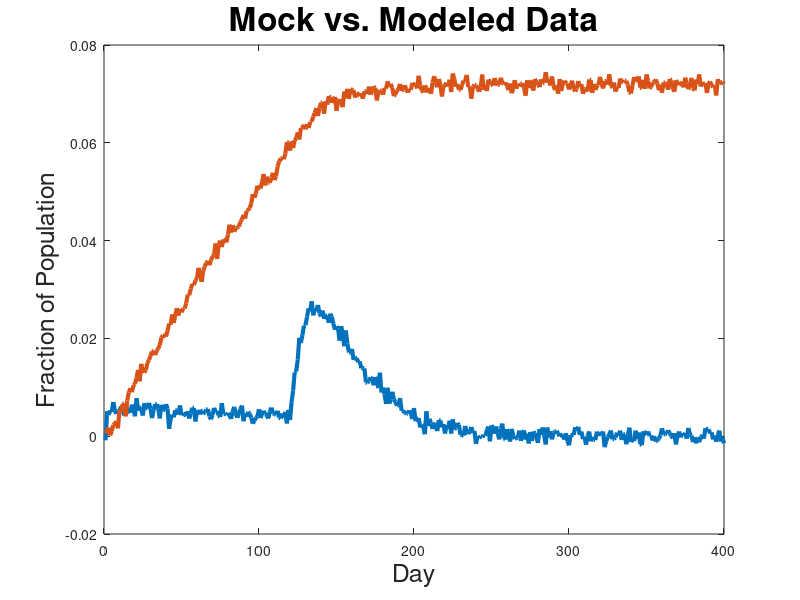

MATLAB code for this plot: (Note: this script raises an error after producing the figure.)
close all

load("mockdata2023.mat")

% Font parameters
default_size = 18;
title_size = 24;
line_size = 3;

% Plot mockdata for reference, will add modeled data later
plot(newInfections, "LineWidth",line_size)
hold on
plot(cumulativeDeaths, "LineWidth", line_size)
title("Mock vs. Modeled Data", 'FontSize', title_size)
xlabel("Day", 'FontSize', default_size)
ylabel("Fraction of Population", 'FontSize', default_size)

% ---------- SIRVD Optimization ----------

% ----- Initial Guess -----

% Rates
ki = 0.002; % Infection rate
kr = 0.9939; % Recovery rate
kd = 0.061; % Death rate
kv = 0.01; % Vaccination rate
kb = 0.001; % Breakthrough infection rate
kp = 0.001; % ReInfection rate

% Start
S0 = 1; % Susceptible
I0 = 0; % Infected
R0 = 0; % Recovered
V0 = 0; % Vaccinated
D0 = 1 - S0 - I0 - R0 - V0; % Dead

d = 120; % Vaccine rollout day

initialGuess = [ki kr kd kv kb kp S0 I0 R0 V0 d];

% ----- Constraints -----
lb = zeros(1,length(initialGuess)); % Lower bound
ub = ones(1,length(initialGuess)); % Upper bound

Aeq = [0 0 0 0 0 0 1 1 1 1 0];
beq = [1];

% ----- Optimization -----

% Capture local variables and allow multiple lines in objective function
closure = @(state) objective_function(state, newInfections, cumulativeDeaths);

% Perform the optimization
optimal_result = fmincon(closure, initialGuess, [], [], Aeq, beq, lb, []);

% ---------- Optimization Results ----------
[modeledNewInfections, modeledCumulativeDeaths] = simulate(optimal_result);

plot(modeledNewInfections, "LineWidth",line_size)
plot(modeledCumulativeDeaths, "LineWidth", line_size)
legend("Mock New Infections", "Mock Cumulative Deaths", "Modeled New Infections", "Modeled Cumulative Deaths")

function [newInfections, cumulativeDeaths] = simulate(input)
    % Extract and name inputs
    ki = input(1);
    kr = input(2);
    kd = input(3);
    kv = 0; % We begin the simulation without vaccines
    kb = input(5);
    kp = input(6);
    S0 = input(7);
    I0 = input(8);
    R0 = input(9);
    V0 = input(10);
    D0 = 1-(S0+I0+R0+V0);
    d  = round(input(11));

    % Create LTI
    A = [1-ki-kv 0 kp 0 0;
        ki 1-(kd+kr) 0 kb 0;
        0 kr 1-(kp+kv) 0 0;
        kv 0 kv 1-kb 0;
        0 kd 0 0 1];
    initialState = [S0 I0 R0 V0 D0];
    
    % Run SIRD model with current parameters before vaccinations
    
    sys_sir_base = ss(A, zeros(5,1), eye(5), zeros(5,1),1);
    modeledBeforeVaccine = lsim(sys_sir_base, zeros(d,1),linspace(0,d-1,d),initialState);
    
    % Vaccine Rollout
    kv = input(4);
    A = [1-ki-kv 0 kp 0 0;
        ki 1-(kd+kr) 0 kb 0;
        0 kr 1-(kp+kv) 0 0;
        kv 0 kv 1-kb 0;
        0 kd 0 0 1];
    d = 400 - d;
    
    initialState(1) = modeledBeforeVaccine(1,end);
    initialState(2) = modeledBeforeVaccine(2,end);
    initialState(3) = modeledBeforeVaccine(3,end);
    initialState(4) = modeledBeforeVaccine(4,end);
    initialState(5) = modeledBeforeVaccine(5,end);
    
    sys_sir_base = ss(A, zeros(5,1), eye(5), zeros(5,1),1);
    modeledAfterVaccine = lsim(sys_sir_base, zeros(d,1),linspace(0,d-1,d),initialState);
    
    totalModel = [modeledBeforeVaccine; modeledAfterVaccine];
    
    % Convert results to match goal
    modeledNewInfections = totalModel(:,1) * ki;
    modeledBreakthroughInfections = totalModel(:,4) * kb;
    newInfections = modeledNewInfections + modeledBreakthroughInfections;
    
    cumulativeDeaths = totalModel(:,5);
end

% fmincon cost function
function error = objective_function(input, actualNewInfections, actualCumulativeDeaths)
    [totalModelNewInfections, modeledCumulativeDeaths] = simulate(input);
    
    % Compare to goal data
    infectionError = norm(totalModelNewInfections - actualNewInfections);
    deathError = norm(modeledCumulativeDeaths - actualCumulativeDeaths);
    
    % Report error
    error = infectionError+deathError;
end